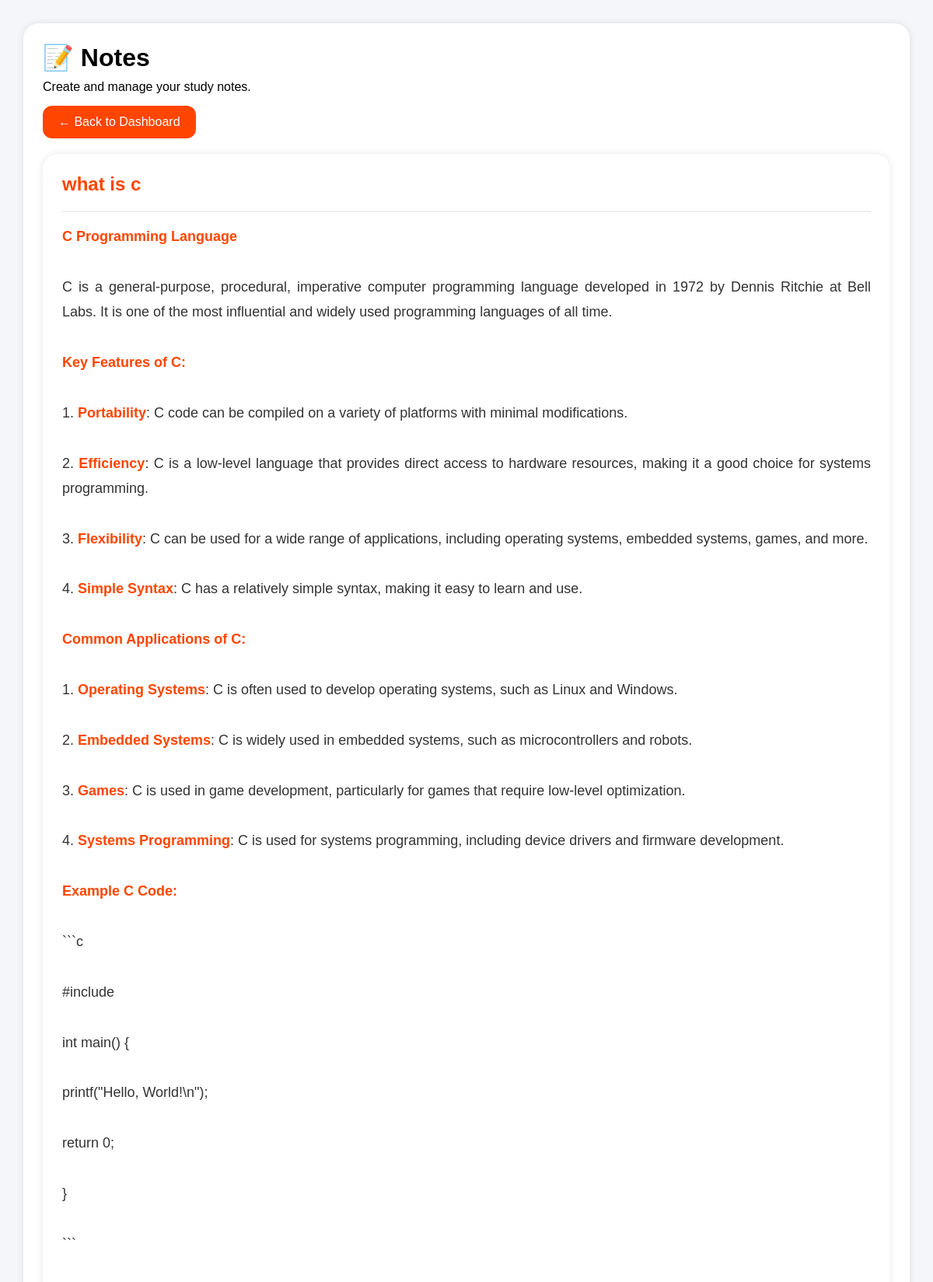
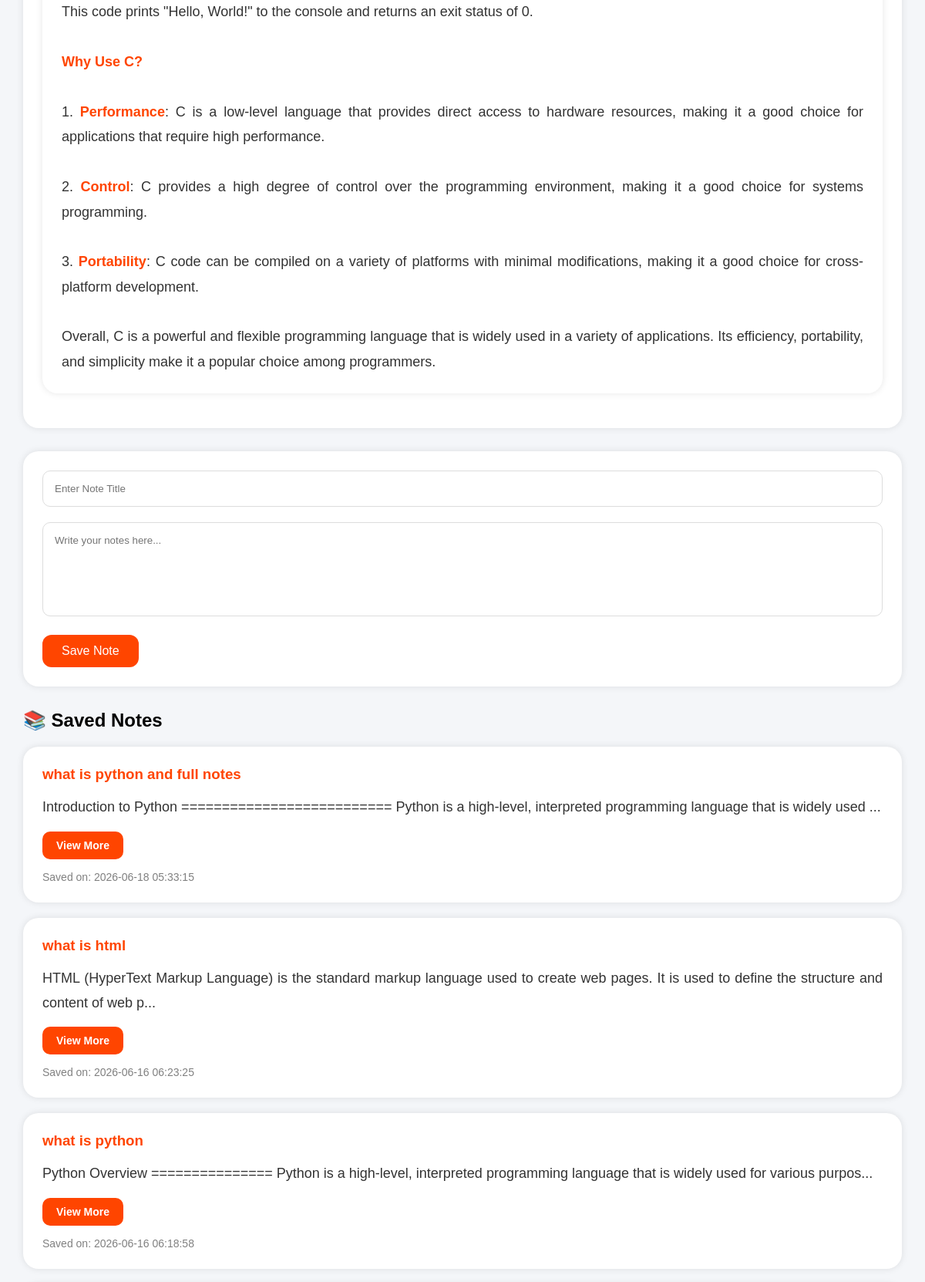
The app's page /notes.php?id=1 (upper part) with its own data (2 pictures, top to bottom).
### tables this page shows
CREATE TABLE `notes` (
  `id` int(11) NOT NULL,
  `title` varchar(255) NOT NULL,
  `content` longtext NOT NULL,
  `created_at` timestamp NOT NULL DEFAULT current_timestamp()
);

### notes.php (the view, shortened to what this page needs)
<?php
include "backend/config.php";
$selected_note = null;
if(isset($_GET['id']))
{
    $id = (int)$_GET['id'];
    $note_result = mysqli_query(
        $conn,
        "SELECT * FROM notes
         WHERE id = $id"
    );
    if(mysqli_num_rows($note_result) > 0)
    {
        $selected_note = mysqli_fetch_assoc($note_result);
    }
}
$result = mysqli_query(
    $conn,
    "SELECT * FROM notes
     ORDER BY id DESC"
);
?>
<!DOCTYPE html>
<html>
<head>
</head>
<body>
<div class="container">
        <div class="header">
        <h1>📝 Notes</h1>
        <p>
            Create and manage your study notes.
        </p>
        <a href="dashboard.php" class="back-btn">
            ← Back to Dashboard
        </a>
        <?php
        if($selected_note)
        {
        ?>
            <div class="selected-note">
                <h2>
                    <?php
                    echo htmlspecialchars(
                        $selected_note['title']
                    );
                    ?>
                </h2>
                <hr style="
                    margin:15px 0;
                    border:1px solid #eee;
                ">
                <p>
                    <?php
                    $content = $selected_note['content'];
$content = str_replace(
    array("<br>", "<br/>", "<br />"),
    "\n",
    $content
);
$content = preg_replace('/={3,}/', '', $content);
$content = preg_replace('/-{3,}/', '', $content);
$content = preg_replace("/\n\s*\n\s*\n+/", "\n\n", $content);
$content = preg_replace(
    '/\*\*(.*?)\*\*/',
    '<strong>$1</strong>',
    $content
);
echo nl2br(trim($content));
                    ?>
                </p>
            </div>
        <?php
        }
        ?>
    </div>
    <div class="form-box">
        <form
            action="backend/add_note.php"
            method="POST"
        >
            <input
                type="text"
                name="title"
                placeholder="Enter Note Title"
                required
            >
            <textarea
                name="content"
                rows="6"
                placeholder="Write your notes here..."
                required
            ></textarea>
            <button
                type="submit"
                name="save"
            >
                Save Note
            </button>
        </form>
    </div>
    <h2 class="notes-title">
        📚 Saved Notes
    </h2>
    <?php while($row = mysqli_fetch_assoc($result)) { ?>
    <div class="note-card">
        <h3>
            <?php
            echo htmlspecialchars(
                $row['title']
            );
            ?>
        </h3>
        <p>
            <?php
            $preview = $row['content'];
            if(strlen($preview) > 150)
            {
                $preview = substr(
                    $preview,
                    0,
                    150
                ) . "...";
            }
            $preview = str_replace(
                array(
                    "<br>",
                    "<br/>",
                    "<br />"
                ),
                " ",
                $preview
            );
            $preview = preg_replace(
                '/\*\*(.*?)\*\*/',
                '$1',
                $preview
            );
            echo htmlspecialchars($preview);
            ?>
        </p>
        <?php
        if(strlen($row['content']) > 150)
        {
        ?>
            <a
                href="notes.php?id=<?php echo $row['id']; ?>"
                class="view-btn"
            >
                View More
            </a>
        <?php
        }
        ?>
        <div class="date">
            Saved on:
            <?php echo $row['created_at']; ?>
        </div>
    </div>
<?php } ?>
</div>
</body>
</html>

### notes.php (style rules this page uses)
* { margin:0; padding:0; box-sizing:border-box; font-family:Arial, Helvetica, sans-serif; }
body { background:#f4f6f9; padding:30px; }
.container { max-width:1200px; margin:auto; }
.header { background:white; padding:25px; border-radius:20px; box-shadow:0 0 10px rgba(0,0,0,0.1); margin-bottom:30px; }
.header h1 { margin-bottom:10px; }
.back-btn { display:inline-block; background:orangered; color:white; text-decoration:none; padding:12px 20px; border-radius:12px; margin-top:15px; }
.form-box { background:white; padding:25px; border-radius:20px; box-shadow:0 0 10px rgba(0,0,0,0.1); margin-bottom:30px; }
input[type=text] { width:100%; padding:15px; border:1px solid #ddd; border-radius:10px; margin-bottom:20px; }
textarea { width:100%; padding:15px; border:1px solid #ddd; border-radius:10px; resize:none; margin-bottom:20px; }
button { background:orangered; color:white; border:none; padding:12px 25px; border-radius:12px; cursor:pointer; font-size:16px; }
.notes-title { margin-bottom:20px; }
.note-card { background:white; padding:25px; border-radius:20px; box-shadow:0 0 10px rgba(0,0,0,0.1); margin-bottom:20px; }
.note-card h3 { margin-bottom:15px; color:orangered; }
.note-card p, .selected-note p { font-size:18px; line-height:1.8; color:#333; white-space:normal; text-align:justify; }
.note-card strong, .selected-note strong { color:orangered; font-weight:bold; }
.date { color:gray; margin-top:15px; font-size:14px; }
.view-btn { display:inline-block; background:orangered; color:white; text-decoration:none; padding:10px 18px; border-radius:10px; margin-top:15px; font-size:14px; font-weight:bold; }
.selected-note { background:white; padding:25px; border-radius:20px; box-shadow:0 0 10px rgba(0,0,0,0.1); margin-top:20px; margin-bottom:20px; }
.selected-note h2 { color:orangered; margin-bottom:20px; }

### records on screen
notes: title "what is c", content "C Programming Language C is a general-purpose, procedural, imperative computer programming language developed in 1972 by Dennis Ritchie at Bell Labs. It is one of the most influential and widely used programming languages of all time. Key Features of C: 1. Portability : C code can be compiled on a variety of platforms with minimal modifications. 2. Efficiency : C is a low-level language that provides direct access to hardware resources, making it a good choice for systems programming. 3. Flexibility : C can be used for a wide range of applications, including operating systems, embedded systems, games, and more. 4. Simple Syntax : C has a relatively simple syntax, making it easy to learn and…"
notes: title "what is python and full notes", content "Introduction to Python ========================== Python is a high-level, interpreted programming language that is widely used ...", created_at "2026-06-18 05:33:15"
notes: title "what is html", content "HTML (HyperText Markup Language) is the standard markup language used to create web pages. It is used to define the structure and content of web p...", created_at "2026-06-16 06:23:25"
notes: title "what is python", content "Python Overview =============== Python is a high-level, interpreted programming language that is widely used for various purpos...", created_at "2026-06-16 06:18:58"
